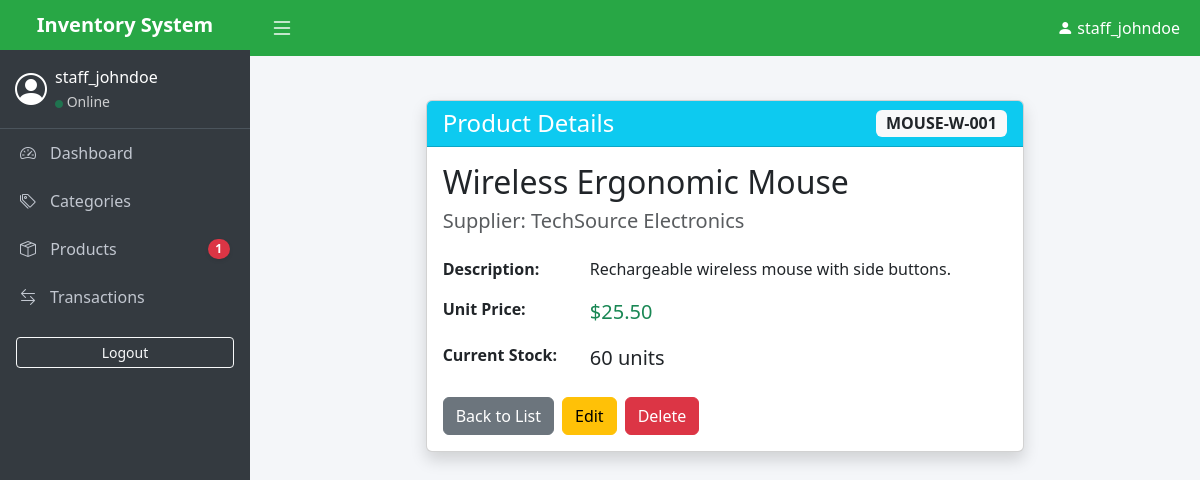
Page /products/1/ (signed in) on the committed database.
### products/models.py (models this page shows, shortened)
class Product(models.Model):
    name = models.CharField(max_length=200)
    sku = models.CharField(max_length=50, unique=True, verbose_name="SKU")
    category = models.ForeignKey(
        Category,
        on_delete=models.SET_NULL,
        null=True,
        blank=True,
        related_name='products'
    )
    description = models.TextField(blank=True)
    unit_price = models.DecimalField(max_digits=10, decimal_places=2)
    current_stock = models.IntegerField(default=0)
    min_stock_level = models.IntegerField(default=5) # New threshold field
    supplier = models.ForeignKey(Supplier, on_delete=models.CASCADE, related_name='products')
    date_added = models.DateTimeField(auto_now_add=True)
    def is_low_stock(self):
        return self.current_stock <= self.min_stock_level

### suppliers/models.py (models this page shows, shortened)
class Supplier(models.Model):
    company_name = models.CharField(max_length=200)
    contact_person = models.CharField(max_length=150)
    email = models.EmailField(unique=True)
    phone_number = models.CharField(max_length=20)
    address = models.TextField()
    is_active = models.BooleanField(default=True) # Fulfills the 5+ fields rule

### products/views.py (the view)
# urls.py: path('<int:pk>/', views.product_detail, name='product_detail'),
@login_required
@permission_required('products.view_product', raise_exception=True)
def product_detail(request, pk):
    product = get_object_or_404(Product.objects.select_related('category', 'supplier'), pk=pk)
    return render(request, 'products/product_detail.html', {'product': product})

### products/context_processors.py (called while the page is built)
def low_stock_alerts(request):
    if request.user.is_authenticated:
        low_stock_products = [p for p in Product.objects.all() if p.is_low_stock()]
        return {
            'low_stock_count': len(low_stock_products),
            'low_stock_items': low_stock_products[:5] # Show only top 5 in dropdown
        }
    return {}

### products/templates/products/product_detail.html
{% extends 'base.html' %}
{% block content %}
<div class="row mt-4">
    <div class="col-md-8 offset-md-2">
        <div class="card shadow">
            <div class="card-header bg-info text-white d-flex justify-content-between align-items-center">
                <h4 class="mb-0">Product Details</h4>
                <span class="badge bg-light text-dark fs-6">{{ product.sku }}</span>
            </div>
            <div class="card-body">
                <h2 class="card-title">{{ product.name }}</h2>
                <h5 class="text-muted mb-4">Supplier: {{ product.supplier.company_name }}</h5>
                <div class="row mb-3">
                    <div class="col-sm-3 fw-bold">Description:</div>
                    <div class="col-sm-9">{{ product.description|default:"No description provided." }}</div>
                </div>
                <div class="row mb-3">
                    <div class="col-sm-3 fw-bold">Unit Price:</div>
                    <div class="col-sm-9 fs-5 text-success">${{ product.unit_price }}</div>
                </div>
                <div class="row mb-4">
                    <div class="col-sm-3 fw-bold">Current Stock:</div>
                    <div class="col-sm-9 fs-5 {% if product.current_stock < 20 %}text-danger fw-bold{% endif %}">
                        {{ product.current_stock }} units
                    </div>
                </div>
                <div class="d-flex gap-2">
                    <a href="{% url 'product_list' %}" class="btn btn-secondary">Back to List</a>
                    <a href="{% url 'product_update' product.id %}" class="btn btn-warning">Edit</a>
                    <a href="{% url 'product_delete' product.id %}" class="btn btn-danger">Delete</a>
                </div>
            </div>
        </div>
    </div>
</div>
{% endblock %}

### templates/base.html (shortened to what this page needs)
<!DOCTYPE html>
<html lang="en">
<head>
    <link href="https://cdn.jsdelivr.net/npm/bootstrap@5.3.0/dist/css/bootstrap.min.css" rel="stylesheet">
    <link rel="stylesheet" href="https://cdn.jsdelivr.net/npm/bootstrap-icons@1.11.1/font/bootstrap-icons.css">
</head>
<body>
    <div class="d-flex">
        {% if user.is_authenticated %}
        <nav class="sidebar" id="sidebar">
            <div class="main-header fw-bold fs-5 text-center">Inventory System</div>
            <div class="user-panel d-flex align-items-center">
                <i class="bi bi-person-circle fs-2 me-2"></i>
                <div>
                    <div>{{ user.username }}</div>
                    <small class="text-white opacity-75"><i class="bi bi-circle-fill text-success" style="font-size: 8px;"></i> Online</small>
                </div>
            </div>
            <ul class="nav flex-column">
                <li class="nav-item">
                    <a href="{% url 'dashboard' %}" class="nav-link"><i class="bi bi-speedometer2"></i> Dashboard</a>
                </li>
                <li class="nav-item">
                    <a href="{% url 'category_list' %}" class="nav-link"><i class="bi bi-tags"></i> Categories</a>
                </li>
                <li class="nav-item">
                    <a href="{% url 'product_list' %}" class="nav-link d-flex justify-content-between align-items-center">
                        <span><i class="bi bi-box-seam"></i> Products</span>
                        {% if low_stock_count > 0 %}
                            <span class="badge rounded-pill bg-danger shadow-sm" style="font-size: 0.75rem;">
                                {{ low_stock_count }}
                            </span>
                        {% endif %}
                    </a>
                </li>
                <li class="nav-item">
                    <a href="{% url 'transaction_list' %}" class="nav-link"><i class="bi bi-arrow-left-right"></i> Transactions</a>
                </li>
                <li class="nav-item">
                    <form method="post" action="{% url 'logout' %}" class="p-3">
                        <button class="btn btn-outline-light btn-sm w-100">Logout</button>
                    </form>
                </li>
            </ul>
        </nav>
        {% endif %}
        <div class="w-100">
            {% if user.is_authenticated %}
            <header class="main-header d-flex justify-content-between align-items-center">
                <button class="btn p-0 text-white border-0 shadow-none" id="sidebarToggle">
                    <i class="bi bi-list fs-4"></i>
                </button>
                <div class="d-flex align-items-center">
                    <i class="bi bi-person-fill me-1"></i> {{ user.username }}
                </div>
            </header>
            {% endif %}
            <main class="content-wrapper">
                {% block content %}{% endblock %}
            </main>
        </div>
    </div>
</body>
</html>

### templates/base.html (style rules this page uses)
body { background-color: #f4f6f9; overflow-x: hidden; }
.sidebar { min-width: 250px; max-width: 250px; background: #343a40; color: #fff; min-height: 100vh; transition: all 0.3s ease-in-out; }
.sidebar .nav-link { color: #c2c7d0; padding: 12px 20px; display: flex; align-items: center; white-space: nowrap; }
.sidebar .nav-link i { margin-right: 10px; width: 20px; }
.main-header { background: #28a745; color: white; padding: 10px 20px; }
.user-panel { padding: 15px; border-bottom: 1px solid #4b545c; }
.content-wrapper { width: 100%; padding: 20px; }

### rows in the picture
Product: sku "MOUSE-W-001", name "Wireless Ergonomic Mouse", supplier.company_name "TechSource Electronics", description "Rechargeable wireless mouse with side buttons.", unit_price "25.50", current_stock "60"

### other values in the picture
{{ user.username }} "staff_johndoe"
{{ low_stock_count }} "1"
